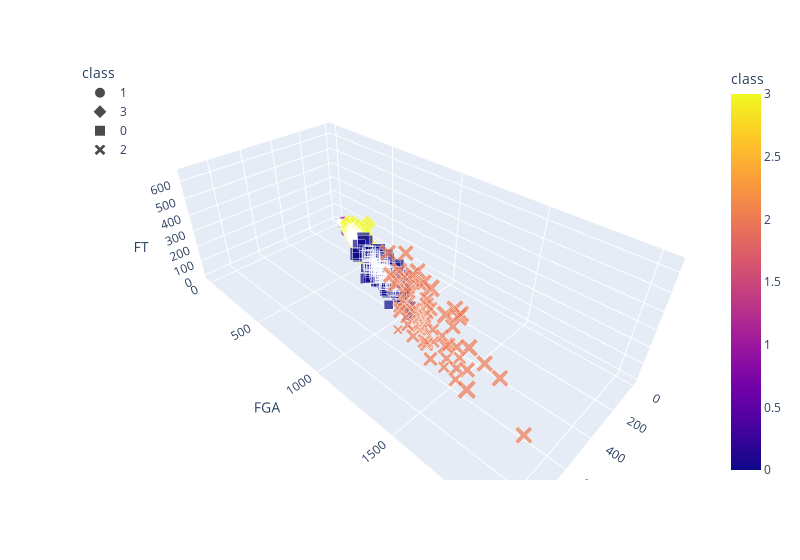

Notebook source saved alongside this figure:
### Code cell
# Plotting the clusters with three features
fig = px.scatter_3d(Z, x="FG", y="FGA", z="FT", color="class", symbol="class", size="FTA",width=800)
fig.update_layout(legend=dict(x=0,y=1))
fig.show()

### Figure 1 — Plotly figure (JSON) as saved in the notebook; plotly's stock layout.template omitted (floating-point values rounded to 4 significant figures; data arrays with more than 128 entries replaced by an {"elided": "..."} marker saying what was removed)
{"data": [{"hovertemplate": "class=%{marker.color}<br>FG=%{x}<br>FGA=%{y}<br>FT=%{z}<br>FTA=%{marker.size}<extra></extra>", "legendgroup": "1", "marker": {"color": {"elided": "484 int values"}, "coloraxis": "coloraxis", "size": {"elided": "484 int values"}, "sizemode": "area", "sizeref": 1.962, "symbol": "circle"}, "mode": "markers", "name": "1", "scene": "scene", "showlegend": true, "type": "scatter3d", "x": {"elided": "484 int values"}, "y": {"elided": "484 int values"}, "z": {"elided": "484 int values"}}, {"hovertemplate": "class=%{marker.color}<br>FG=%{x}<br>FGA=%{y}<br>FT=%{z}<br>FTA=%{marker.size}<extra></extra>", "legendgroup": "3", "marker": {"color": {"elided": "304 int values"}, "coloraxis": "coloraxis", "size": {"elided": "304 int values"}, "sizemode": "area", "sizeref": 1.962, "symbol": "diamond"}, "mode": "markers", "name": "3", "scene": "scene", "showlegend": true, "type": "scatter3d", "x": {"elided": "304 int values"}, "y": {"elided": "304 int values"}, "z": {"elided": "304 int values"}}, {"hovertemplate": "class=%{marker.color}<br>FG=%{x}<br>FGA=%{y}<br>FT=%{z}<br>FTA=%{marker.size}<extra></extra>", "legendgroup": "0", "marker": {"color": {"elided": "174 int values"}, "coloraxis": "coloraxis", "size": {"elided": "174 int values"}, "sizemode": "area", "sizeref": 1.962, "symbol": "square"}, "mode": "markers", "name": "0", "scene": "scene", "showlegend": true, "type": "scatter3d", "x": {"elided": "174 int values"}, "y": {"elided": "174 int values"}, "z": {"elided": "174 int values"}}, {"hovertemplate": "class=%{marker.color}<br>FG=%{x}<br>FGA=%{y}<br>FT=%{z}<br>FTA=%{marker.size}<extra></extra>", "legendgroup": "2", "marker": {"color": [2, 2, 2, 2, 2, 2, 2, 2, 2, 2, 2, 2, 2, 2, 2, 2, 2, 2, 2, 2, 2, 2, 2, 2, 2, 2, 2, 2, 2, 2, 2, 2, 2, 2, 2, 2, 2, 2, 2, 2, 2, 2, 2, 2, 2, 2, 2, 2, 2, 2, 2, 2, 2, 2, 2, 2, 2, 2, 2, 2, 2, 2, 2, 2, 2, 2, 2, 2, 2, 2, 2], "coloraxis": "coloraxis", "size": [306, 432, 561, 785, 556, 578, 568, 272, 551, 378, 464, 397, 700, 604, 198, 575, 492, 580, 396, 270, 450, 525, 339, 489, 547, 424, 641, 542, 440, 622, 743, 741, 444, 373, 505, 600, 363, 621, 350, 193, 544, 355, 642, 384, 582, 515, 532, 586, 558, 356, 506, 438, 623, 329, 466, 409, 462, 190, 360, 566, 419, 440, 320, 621, 409, 412, 352, 337, 434, 746, 551], "sizemode": "area", "sizeref": 1.962, "symbol": "x"}, "mode": "markers", "name": "2", "scene": "scene", "showlegend": true, "type": "scatter3d", "x": [521, 705, 647, 831, 448, 736, 596, 578, 674, 656, 702, 737, 802, 568, 639, 592, 620, 575, 594, 501, 830, 640, 666, 663, 600, 668, 695, 789, 666, 914, 938, 709, 486, 550, 738, 784, 579, 784, 585, 530, 527, 629, 647, 747, 544, 685, 726, 570, 660, 706, 831, 632, 824, 618, 786, 628, 798, 581, 693, 665, 622, 616, 716, 636, 719, 684, 680, 601, 716, 837, 677], "y": [1243, 1551, 1267, 1673, 1066, 1585, 1249, 1282, 1329, 1426, 1385, 1630, 1710, 1251, 1206, 1166, 1376, 1295, 1198, 1223, 1564, 1373, 1363, 1391, 1158, 1486, 1557, 1705, 1394, 2020, 1810, 1447, 1095, 1302, 1613, 1770, 1275, 1837, 1293, 1260, 1230, 1341, 1552, 1577, 1046, 1373, 1335, 1091, 1282, 1435, 1687, 1357, 1626, 1347, 1494, 1204, 1665, 1240, 1463, 1215, 1298, 1254, 1544, 1281, 1448, 1309, 1420, 1220, 1369, 1625, 1258], "z": [230, 352, 454, 647, 438, 488, 483, 197, 379, 320, 351, 358, 510, 488, 169, 459, 381, 454, 311, 200, 371, 442, 286, 439, 409, 332, 532, 387, 355, 428, 485, 577, 336, 273, 404, 463, 194, 441, 271, 174, 388, 261, 475, 324, 476, 400, 443, 387, 445, 293, 413, 335, 477, 259, 387, 301, 313, 157, 301, 451, 306, 315, 229, 495, 293, 292, 261, 230, 287, 630, 338]}], "layout": {"coloraxis": {"colorbar": {"title": {"text": "class"}}, "colorscale": [[0, "#0d0887"], [0.1111, "#46039f"], [0.2222, "#7201a8"], [0.3333, "#9c179e"], [0.4444, "#bd3786"], [0.5556, "#d8576b"], [0.6667, "#ed7953"], [0.7778, "#fb9f3a"], [0.8889, "#fdca26"], [1, "#f0f921"]]}, "legend": {"itemsizing": "constant", "title": {"text": "class"}, "tracegroupgap": 0, "x": 0, "y": 1}, "margin": {"t": 60}, "scene": {"domain": {"x": [0, 1], "y": [0, 1]}, "xaxis": {"title": {"text": "FG"}}, "yaxis": {"title": {"text": "FGA"}}, "zaxis": {"title": {"text": "FT"}}}, "width": 800}}
